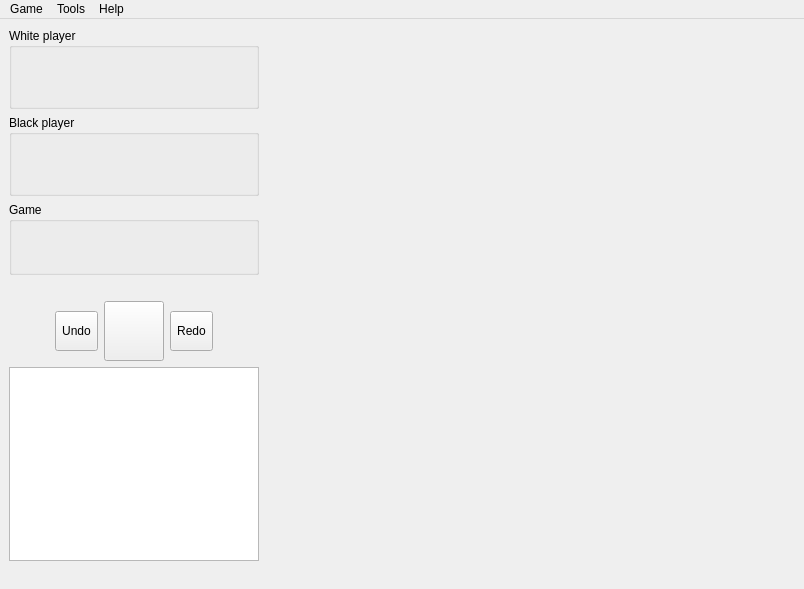
<?xml version="1.0" encoding="UTF-8"?>
<ui version="4.0">
 <class>GMainWindow</class>
 <widget class="QMainWindow" name="GMainWindow">
  <property name="geometry">
   <rect>
    <x>0</x>
    <y>0</y>
    <width>804</width>
    <height>589</height>
   </rect>
  </property>
  <property name="sizePolicy">
   <sizepolicy hsizetype="Preferred" vsizetype="Preferred">
    <horstretch>0</horstretch>
    <verstretch>0</verstretch>
   </sizepolicy>
  </property>
  <property name="minimumSize">
   <size>
    <width>0</width>
    <height>0</height>
   </size>
  </property>
  <property name="maximumSize">
   <size>
    <width>8100</width>
    <height>5370</height>
   </size>
  </property>
  <property name="acceptDrops">
   <bool>true</bool>
  </property>
  <property name="windowTitle">
   <string>QGothic</string>
  </property>
  <property name="styleSheet">
   <string notr="true">p</string>
  </property>
  <property name="unifiedTitleAndToolBarOnMac">
   <bool>true</bool>
  </property>
  <widget class="QWidget" name="m_centralWidget">
   <layout class="QHBoxLayout" name="horizontalLayout_2">
    <item>
     <widget class="QWidget" name="widget" native="true">
      <property name="sizePolicy">
       <sizepolicy hsizetype="Preferred" vsizetype="Expanding">
        <horstretch>0</horstretch>
        <verstretch>0</verstretch>
       </sizepolicy>
      </property>
      <property name="maximumSize">
       <size>
        <width>271</width>
        <height>16777215</height>
       </size>
      </property>
      <layout class="QGridLayout" name="gridLayout">
       <property name="margin">
        <number>0</number>
       </property>
       <item row="0" column="0" colspan="2">
        <widget class="QGroupBox" name="m_groupWhite">
         <property name="minimumSize">
          <size>
           <width>0</width>
           <height>0</height>
          </size>
         </property>
         <property name="title">
          <string>White player</string>
         </property>
         <layout class="QGridLayout" name="gridLayout_2">
          <item row="0" column="0">
           <widget class="QLabel" name="m_labelWhiteType">
            <property name="text">
             <string notr="true"/>
            </property>
            <property name="textFormat">
             <enum>Qt::RichText</enum>
            </property>
            <property name="alignment">
             <set>Qt::AlignCenter</set>
            </property>
            <property name="textInteractionFlags">
             <set>Qt::NoTextInteraction</set>
            </property>
           </widget>
          </item>
          <item row="0" column="2">
           <widget class="QLabel" name="m_labelNoJumpMovesWhite">
            <property name="text">
             <string/>
            </property>
            <property name="alignment">
             <set>Qt::AlignCenter</set>
            </property>
            <property name="textInteractionFlags">
             <set>Qt::NoTextInteraction</set>
            </property>
           </widget>
          </item>
          <item row="0" column="3">
           <widget class="QLabel" name="m_labelWhiteTurns">
            <property name="minimumSize">
             <size>
              <width>0</width>
              <height>40</height>
             </size>
            </property>
            <property name="text">
             <string notr="true"/>
            </property>
            <property name="textFormat">
             <enum>Qt::RichText</enum>
            </property>
            <property name="alignment">
             <set>Qt::AlignCenter</set>
            </property>
            <property name="textInteractionFlags">
             <set>Qt::NoTextInteraction</set>
            </property>
           </widget>
          </item>
          <item row="0" column="1">
           <widget class="QLabel" name="m_labelWhiteNumber">
            <property name="text">
             <string/>
            </property>
            <property name="alignment">
             <set>Qt::AlignCenter</set>
            </property>
            <property name="textInteractionFlags">
             <set>Qt::NoTextInteraction</set>
            </property>
           </widget>
          </item>
         </layout>
        </widget>
       </item>
       <item row="5" column="0" colspan="2">
        <spacer name="verticalSpacer">
         <property name="orientation">
          <enum>Qt::Vertical</enum>
         </property>
         <property name="sizeType">
          <enum>QSizePolicy::Minimum</enum>
         </property>
         <property name="sizeHint" stdset="0">
          <size>
           <width>250</width>
           <height>20</height>
          </size>
         </property>
        </spacer>
       </item>
       <item row="6" column="0" colspan="2">
        <layout class="QHBoxLayout" name="horizontalLayout">
         <item>
          <spacer name="horizontalSpacer">
           <property name="orientation">
            <enum>Qt::Horizontal</enum>
           </property>
           <property name="sizeHint" stdset="0">
            <size>
             <width>20</width>
             <height>20</height>
            </size>
           </property>
          </spacer>
         </item>
         <item>
          <widget class="QToolButton" name="m_buttonUndo">
           <property name="minimumSize">
            <size>
             <width>40</width>
             <height>40</height>
            </size>
           </property>
           <property name="toolTip">
            <string>Play previous move.</string>
           </property>
           <property name="text">
            <string>Undo</string>
           </property>
           <property name="icon">
            <iconset resource="../resources/qgothic.qrc">
             <normaloff>:/graphics/go-previous.png</normaloff>:/graphics/go-previous.png</iconset>
           </property>
           <property name="iconSize">
            <size>
             <width>22</width>
             <height>22</height>
            </size>
           </property>
          </widget>
         </item>
         <item>
          <widget class="QToolButton" name="m_buttonPlayPause">
           <property name="minimumSize">
            <size>
             <width>60</width>
             <height>60</height>
            </size>
           </property>
           <property name="toolTip">
            <string>Continue or pause game.</string>
           </property>
           <property name="text">
            <string/>
           </property>
           <property name="icon">
            <iconset resource="../resources/qgothic.qrc">
             <normaloff>:/graphics/go-play.png</normaloff>
             <normalon>:/graphics/go-pause.png</normalon>:/graphics/go-play.png</iconset>
           </property>
           <property name="iconSize">
            <size>
             <width>40</width>
             <height>40</height>
            </size>
           </property>
           <property name="checkable">
            <bool>true</bool>
           </property>
           <property name="checked">
            <bool>false</bool>
           </property>
           <property name="popupMode">
            <enum>QToolButton::DelayedPopup</enum>
           </property>
           <property name="toolButtonStyle">
            <enum>Qt::ToolButtonIconOnly</enum>
           </property>
           <property name="arrowType">
            <enum>Qt::NoArrow</enum>
           </property>
          </widget>
         </item>
         <item>
          <widget class="QToolButton" name="m_buttonRedo">
           <property name="minimumSize">
            <size>
             <width>40</width>
             <height>40</height>
            </size>
           </property>
           <property name="toolTip">
            <string>Play next move.</string>
           </property>
           <property name="text">
            <string>Redo</string>
           </property>
           <property name="icon">
            <iconset resource="../resources/qgothic.qrc">
             <normaloff>:/graphics/go-next.png</normaloff>:/graphics/go-next.png</iconset>
           </property>
           <property name="iconSize">
            <size>
             <width>22</width>
             <height>22</height>
            </size>
           </property>
          </widget>
         </item>
         <item>
          <spacer name="horizontalSpacer_2">
           <property name="orientation">
            <enum>Qt::Horizontal</enum>
           </property>
           <property name="sizeHint" stdset="0">
            <size>
             <width>20</width>
             <height>20</height>
            </size>
           </property>
          </spacer>
         </item>
        </layout>
       </item>
       <item row="7" column="0" colspan="2">
        <widget class="GTreeView" name="m_historyView">
         <property name="minimumSize">
          <size>
           <width>0</width>
           <height>0</height>
          </size>
         </property>
         <property name="styleSheet">
          <string notr="true">QTreeView::branch:has-children:!has-siblings:closed,
QTreeView::branch:closed:has-children:has-siblings {
	border-image: none;
	image: url(branch-closed.png);
}</string>
         </property>
         <property name="alternatingRowColors">
          <bool>true</bool>
         </property>
         <property name="indentation">
          <number>0</number>
         </property>
         <property name="uniformRowHeights">
          <bool>true</bool>
         </property>
         <property name="itemsExpandable">
          <bool>false</bool>
         </property>
         <property name="animated">
          <bool>true</bool>
         </property>
         <property name="allColumnsShowFocus">
          <bool>true</bool>
         </property>
         <property name="expandsOnDoubleClick">
          <bool>false</bool>
         </property>
        </widget>
       </item>
       <item row="1" column="0" colspan="2">
        <widget class="QGroupBox" name="m_groupBlack">
         <property name="minimumSize">
          <size>
           <width>0</width>
           <height>0</height>
          </size>
         </property>
         <property name="title">
          <string>Black player</string>
         </property>
         <layout class="QGridLayout" name="gridLayout_3">
          <item row="0" column="0">
           <widget class="QLabel" name="m_labelBlackType">
            <property name="text">
             <string notr="true"/>
            </property>
            <property name="textFormat">
             <enum>Qt::RichText</enum>
            </property>
            <property name="alignment">
             <set>Qt::AlignCenter</set>
            </property>
            <property name="textInteractionFlags">
             <set>Qt::NoTextInteraction</set>
            </property>
           </widget>
          </item>
          <item row="0" column="1">
           <widget class="QLabel" name="m_labelBlackNumber">
            <property name="text">
             <string/>
            </property>
            <property name="alignment">
             <set>Qt::AlignCenter</set>
            </property>
            <property name="textInteractionFlags">
             <set>Qt::NoTextInteraction</set>
            </property>
           </widget>
          </item>
          <item row="0" column="3">
           <widget class="QLabel" name="m_labelBlackTurns">
            <property name="minimumSize">
             <size>
              <width>0</width>
              <height>40</height>
             </size>
            </property>
            <property name="text">
             <string notr="true"/>
            </property>
            <property name="textFormat">
             <enum>Qt::RichText</enum>
            </property>
            <property name="alignment">
             <set>Qt::AlignCenter</set>
            </property>
            <property name="textInteractionFlags">
             <set>Qt::NoTextInteraction</set>
            </property>
           </widget>
          </item>
          <item row="0" column="2">
           <widget class="QLabel" name="m_labelNoJumpMovesBlack">
            <property name="text">
             <string/>
            </property>
            <property name="alignment">
             <set>Qt::AlignCenter</set>
            </property>
            <property name="textInteractionFlags">
             <set>Qt::NoTextInteraction</set>
            </property>
           </widget>
          </item>
         </layout>
        </widget>
       </item>
       <item row="2" column="0" colspan="2">
        <widget class="QGroupBox" name="m_groupGame">
         <property name="title">
          <string>Game</string>
         </property>
         <layout class="QGridLayout" name="gridLayout_4">
          <item row="0" column="0">
           <widget class="QLabel" name="m_labelJumps">
            <property name="minimumSize">
             <size>
              <width>0</width>
              <height>32</height>
             </size>
            </property>
            <property name="text">
             <string/>
            </property>
            <property name="alignment">
             <set>Qt::AlignCenter</set>
            </property>
            <property name="textInteractionFlags">
             <set>Qt::NoTextInteraction</set>
            </property>
           </widget>
          </item>
         </layout>
        </widget>
       </item>
      </layout>
     </widget>
    </item>
    <item>
     <widget class="GBoard" name="m_gboard" native="true">
      <property name="sizePolicy">
       <sizepolicy hsizetype="Preferred" vsizetype="Preferred">
        <horstretch>0</horstretch>
        <verstretch>0</verstretch>
       </sizepolicy>
      </property>
      <property name="minimumSize">
       <size>
        <width>530</width>
        <height>530</height>
       </size>
      </property>
      <property name="maximumSize">
       <size>
        <width>530</width>
        <height>530</height>
       </size>
      </property>
      <property name="styleSheet">
       <string notr="true"/>
      </property>
     </widget>
    </item>
   </layout>
  </widget>
  <widget class="QMenuBar" name="m_menuBar">
   <property name="geometry">
    <rect>
     <x>0</x>
     <y>0</y>
     <width>804</width>
     <height>21</height>
    </rect>
   </property>
   <widget class="QMenu" name="m_menuGame">
    <property name="title">
     <string>Game</string>
    </property>
    <addaction name="m_actionNew"/>
    <addaction name="separator"/>
    <addaction name="m_actionLoad"/>
    <addaction name="m_actionSave"/>
    <addaction name="separator"/>
    <addaction name="m_actionQuit"/>
   </widget>
   <widget class="QMenu" name="m_menuHelp">
    <property name="title">
     <string>Help</string>
    </property>
    <addaction name="m_actionBrowseHelp"/>
    <addaction name="separator"/>
    <addaction name="m_actionAboutQGothic"/>
   </widget>
   <widget class="QMenu" name="m_menuTools">
    <property name="title">
     <string>Tools</string>
    </property>
    <addaction name="m_actionSettings"/>
    <addaction name="separator"/>
    <addaction name="m_actionBestMove"/>
   </widget>
   <addaction name="m_menuGame"/>
   <addaction name="m_menuTools"/>
   <addaction name="m_menuHelp"/>
  </widget>
  <widget class="QStatusBar" name="m_statusBar">
   <property name="sizeGripEnabled">
    <bool>false</bool>
   </property>
  </widget>
  <action name="m_actionQuit">
   <property name="icon">
    <iconset resource="../resources/qgothic.qrc">
     <normaloff>:/graphics/application-exit.png</normaloff>:/graphics/application-exit.png</iconset>
   </property>
   <property name="text">
    <string>&amp;Quit</string>
   </property>
   <property name="shortcut">
    <string notr="true">Ctrl+Q</string>
   </property>
   <property name="priority">
    <enum>QAction::LowPriority</enum>
   </property>
  </action>
  <action name="m_actionAboutQGothic">
   <property name="icon">
    <iconset resource="../resources/qgothic.qrc">
     <normaloff>:/graphics/qgothic.png</normaloff>:/graphics/qgothic.png</iconset>
   </property>
   <property name="text">
    <string>&amp;About QGothic</string>
   </property>
   <property name="shortcut">
    <string notr="true">Ctrl+A</string>
   </property>
   <property name="priority">
    <enum>QAction::LowPriority</enum>
   </property>
  </action>
  <action name="m_actionBrowseHelp">
   <property name="icon">
    <iconset resource="../resources/qgothic.qrc">
     <normaloff>:/graphics/application-help.png</normaloff>:/graphics/application-help.png</iconset>
   </property>
   <property name="text">
    <string>&amp;Help</string>
   </property>
   <property name="shortcut">
    <string notr="true">F1</string>
   </property>
   <property name="priority">
    <enum>QAction::LowPriority</enum>
   </property>
  </action>
  <action name="m_actionNew">
   <property name="icon">
    <iconset resource="../resources/qgothic.qrc">
     <normaloff>:/graphics/application-new.png</normaloff>:/graphics/application-new.png</iconset>
   </property>
   <property name="text">
    <string>&amp;New</string>
   </property>
   <property name="shortcut">
    <string notr="true">Ctrl+N</string>
   </property>
   <property name="priority">
    <enum>QAction::LowPriority</enum>
   </property>
  </action>
  <action name="m_actionLoad">
   <property name="icon">
    <iconset resource="../resources/qgothic.qrc">
     <normaloff>:/graphics/application-load.png</normaloff>:/graphics/application-load.png</iconset>
   </property>
   <property name="text">
    <string>&amp;Load</string>
   </property>
   <property name="shortcut">
    <string notr="true">Ctrl+L</string>
   </property>
   <property name="priority">
    <enum>QAction::LowPriority</enum>
   </property>
  </action>
  <action name="m_actionSave">
   <property name="icon">
    <iconset resource="../resources/qgothic.qrc">
     <normaloff>:/graphics/application-save.png</normaloff>:/graphics/application-save.png</iconset>
   </property>
   <property name="text">
    <string>&amp;Save</string>
   </property>
   <property name="shortcut">
    <string notr="true">Ctrl+S</string>
   </property>
   <property name="priority">
    <enum>QAction::LowPriority</enum>
   </property>
  </action>
  <action name="m_actionBestMove">
   <property name="icon">
    <iconset resource="../resources/qgothic.qrc">
     <normaloff>:/graphics/game-best-move.png</normaloff>:/graphics/game-best-move.png</iconset>
   </property>
   <property name="text">
    <string>&amp;Find Best Move</string>
   </property>
   <property name="shortcut">
    <string notr="true">Ctrl+B</string>
   </property>
   <property name="priority">
    <enum>QAction::HighPriority</enum>
   </property>
  </action>
  <action name="m_actionSettings">
   <property name="icon">
    <iconset resource="../resources/qgothic.qrc">
     <normaloff>:/graphics/application-settings.png</normaloff>:/graphics/application-settings.png</iconset>
   </property>
   <property name="text">
    <string>&amp;Configuration</string>
   </property>
   <property name="toolTip">
    <string>Configuration</string>
   </property>
   <property name="shortcut">
    <string notr="true">Ctrl+C</string>
   </property>
   <property name="priority">
    <enum>QAction::LowPriority</enum>
   </property>
  </action>
 </widget>
 <customwidgets>
  <customwidget>
   <class>GBoard</class>
   <extends>QWidget</extends>
   <header>gboard.h</header>
   <container>1</container>
  </customwidget>
  <customwidget>
   <class>GTreeView</class>
   <extends>QTreeView</extends>
   <header>gtreeview.h</header>
  </customwidget>
 </customwidgets>
 <tabstops>
  <tabstop>m_buttonPlayPause</tabstop>
  <tabstop>m_buttonUndo</tabstop>
  <tabstop>m_buttonRedo</tabstop>
  <tabstop>m_historyView</tabstop>
 </tabstops>
 <resources>
  <include location="../resources/qgothic.qrc"/>
 </resources>
 <connections/>
</ui>
